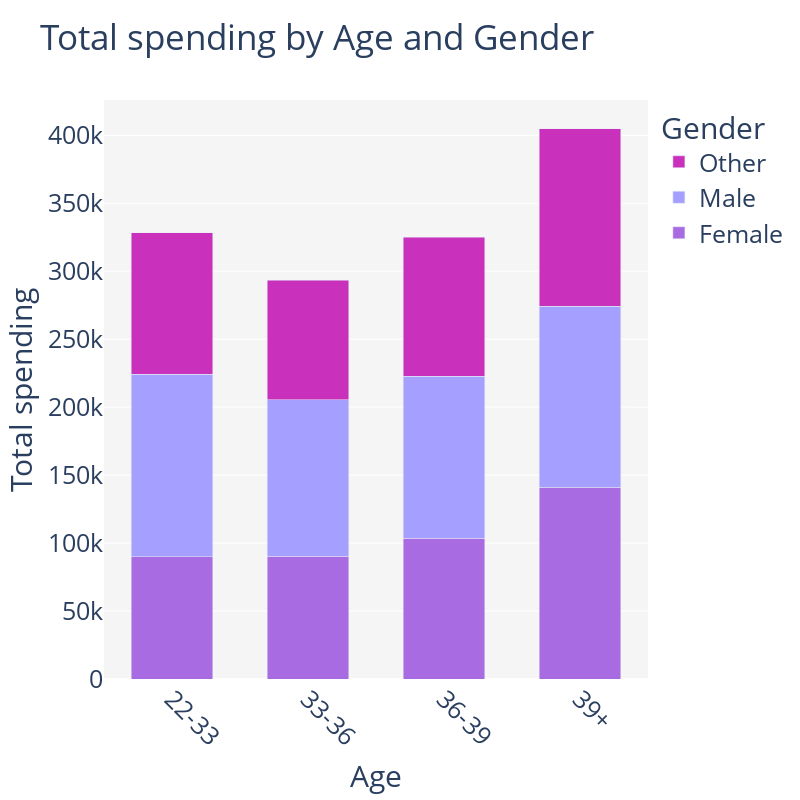

Notebook code for this chart:
### Markdown cell above
Total spending by `Age` and `Gender`

### Code cell
# Assuming combined_data is a pandas DataFrame already defined
grouped_data = combined_data.groupby(['Age_quartile', 'Gender'])['Monetary'].sum().unstack()

# Define colors
colors = ['#a86be1', '#a5a0ff', '#c931bc']

# Create a list of bar traces, one for each gender
fig = go.Figure()

for i, (gender, color) in enumerate(zip(grouped_data.columns, colors)):
    fig.add_trace(go.Bar(
        x=grouped_data.index,
        y=grouped_data[gender],
        name=gender,
        marker_color=color
    ))

# Customize the layout
fig.update_layout(
    title='Total spending by Age and Gender',
    xaxis_title='Age',
    yaxis_title='Total spending',
    barmode='stack',
    plot_bgcolor='#f5f5f5',
    legend_title_text='Gender',
    font=dict(size=25),
    width=800,
    height=800,
    bargap=0.4,
    xaxis=dict(tickangle=45),
    yaxis=dict()
)

# Show and save the plot

fig.show()

### Figure 1 — Plotly figure (JSON) as saved in the notebook; plotly's stock layout.template omitted (floating-point values rounded to 4 significant figures)
{"data": [{"marker": {"color": "#a86be1"}, "name": "Female", "type": "bar", "x": ["22-33", "33-36", "36-39", "39+"], "y": [89970, 90350, 103541, 141137]}, {"marker": {"color": "#a5a0ff"}, "name": "Male", "type": "bar", "x": ["22-33", "33-36", "36-39", "39+"], "y": [134354, 115036, 119152, 133137]}, {"marker": {"color": "#c931bc"}, "name": "Other", "type": "bar", "x": ["22-33", "33-36", "36-39", "39+"], "y": [103975, 88166, 102521, 130486]}], "layout": {"bargap": 0.4, "barmode": "stack", "font": {"size": 25}, "height": 800, "legend": {"title": {"text": "Gender"}}, "plot_bgcolor": "#f5f5f5", "title": {"text": "Total spending by Age and Gender"}, "width": 800, "xaxis": {"tickangle": 45, "title": {"text": "Age"}}, "yaxis": {"title": {"text": "Total spending"}}}}
